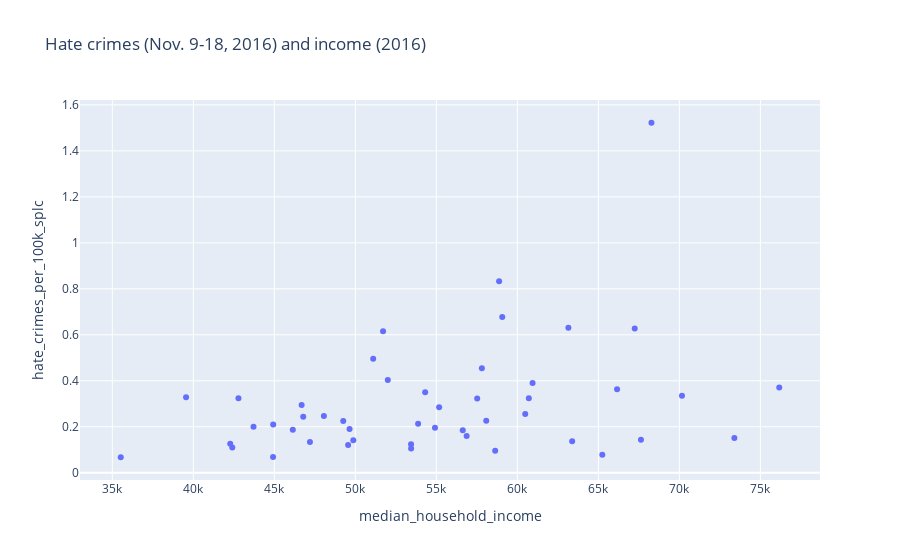

The cell this chart's notebook holds for it:
### Markdown cell above
### Creating charts
I began by analyzing the hate crimes reported in Nov. 9-18, 2016 in relation to other fields in the dataset. I first started to compare median household income.

### Code cell
income_crime = hate_crimes[['state', 'median_household_income', 'hate_crimes_per_100k_splc']]

fig1 = px.scatter(income_crime, 
                 x="median_household_income", 
                 y="hate_crimes_per_100k_splc",
                hover_name="state",
                title="Hate crimes (Nov. 9-18, 2016) and income (2016)")
fig1.show();

### Figure 1 — Plotly figure (JSON) as saved in the notebook; plotly's stock layout.template omitted (floating-point values rounded to 4 significant figures)
{"data": [{"hovertemplate": "<b>%{hovertext}</b><br><br>median_household_income=%{x}<br>hate_crimes_per_100k_splc=%{y}<extra></extra>", "hovertext": ["Alabama", "Alaska", "Arizona", "Arkansas", "California", "Colorado", "Connecticut", "Delaware", "District of Columbia", "Florida", "Georgia", "Hawaii", "Idaho", "Illinois", "Indiana", "Iowa", "Kansas", "Kentucky", "Louisiana", "Maine", "Maryland", "Massachusetts", "Michigan", "Minnesota", "Mississippi", "Missouri", "Montana", "Nebraska", "Nevada", "New Hampshire", "New Jersey", "New Mexico", "New York", "North Carolina", "North Dakota", "Ohio", "Oklahoma", "Oregon", "Pennsylvania", "Rhode Island", "South Carolina", "South Dakota", "Tennessee", "Texas", "Utah", "Vermont", "Virginia", "Washington", "West Virginia", "Wisconsin", "Wyoming"], "legendgroup": "", "marker": {"color": "#636efa", "symbol": "circle"}, "mode": "markers", "name": "", "orientation": "v", "showlegend": false, "type": "scatter", "x": [42278, 67629, 49254, 44922, 60487, 60940, 70161, 57522, 68277, 46140, 49555, 71223, 53438, 54916, 48060, 57810, 53444, 42786, 42406, 51710, 76165, 63151, 52005, 67244, 35521, 56630, 51102, 56870, 49875, 73397, 65243, 46686, 54310, 46784, 60730, 49644, 47199, 58875, 55173, 58633, 44929, 53053, 43716, 53875, 63383, 60708, 66155, 59068, 39552, 58080, 55690], "xaxis": "x", "y": [0.1258, 0.1437, 0.2253, 0.06906, 0.2558, 0.3905, 0.3354, 0.3228, 1.522, 0.1875, 0.1204, null, 0.1242, 0.1953, 0.247, 0.4544, 0.1052, 0.3244, 0.1097, 0.6156, 0.3704, 0.6308, 0.4038, 0.6275, 0.06745, 0.1845, 0.4955, 0.1595, 0.1417, 0.1515, 0.07831, 0.2948, 0.3506, 0.244, null, 0.1907, 0.1336, 0.8328, 0.2851, 0.0954, 0.2099, null, 0.1999, 0.2136, 0.1365, 0.3241, 0.3632, 0.6775, 0.3287, 0.2262, null], "yaxis": "y"}], "layout": {"autosize": true, "legend": {"tracegroupgap": 0}, "title": {"text": "Hate crimes (Nov. 9-18, 2016) and income (2016)"}, "xaxis": {"anchor": "y", "autorange": true, "domain": [0, 1], "range": [33090.0, 78600.0], "title": {"text": "median_household_income"}, "type": "linear"}, "yaxis": {"anchor": "x", "autorange": true, "domain": [0, 1], "range": [-0.03912, 1.629], "title": {"text": "hate_crimes_per_100k_splc"}, "type": "linear"}}}
